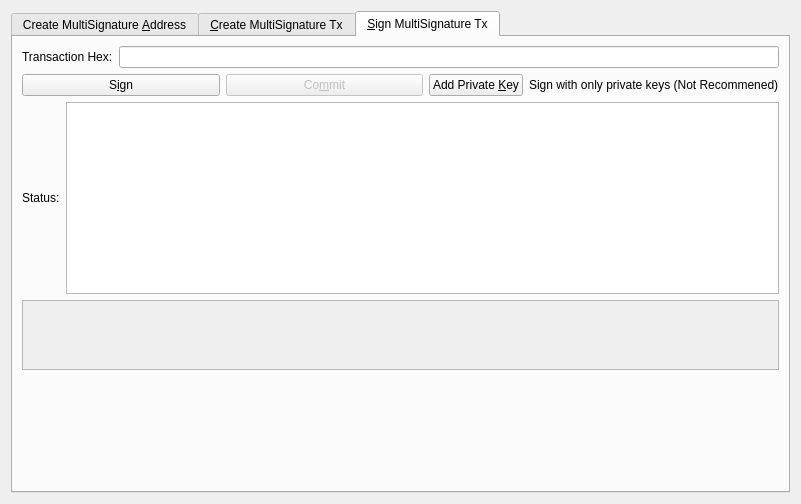
<?xml version="1.0" encoding="UTF-8"?>
<ui version="4.0">
 <class>MultisigDialog</class>
 <widget class="QDialog" name="MultisigDialog">
  <property name="geometry">
   <rect>
    <x>0</x>
    <y>0</y>
    <width>801</width>
    <height>504</height>
   </rect>
  </property>
  <property name="sizePolicy">
   <sizepolicy hsizetype="Fixed" vsizetype="Fixed">
    <horstretch>0</horstretch>
    <verstretch>0</verstretch>
   </sizepolicy>
  </property>
  <property name="windowTitle">
   <string>Multisignature Address Interactions</string>
  </property>
  <layout class="QVBoxLayout" name="verticalLayout_8">
   <item>
    <widget class="QTabWidget" name="multisigTabWidget">
     <property name="styleSheet">
      <string notr="true">QScrollArea{border: 1px solid #5b4c7c;}
QFrame{background-color:#f2f0f0;}
QLabel{background-color:#ffffff;}
QFrame &gt; QLabel{background-color:#f2f0f0;}</string>
     </property>
     <property name="currentIndex">
      <number>2</number>
     </property>
     <widget class="QWidget" name="addMultisigTab">
      <property name="sizePolicy">
       <sizepolicy hsizetype="Minimum" vsizetype="Minimum">
        <horstretch>0</horstretch>
        <verstretch>0</verstretch>
       </sizepolicy>
      </property>
      <attribute name="title">
       <string>Create MultiSignature &amp;Address</string>
      </attribute>
      <layout class="QVBoxLayout" name="verticalLayout">
       <item>
        <layout class="QHBoxLayout" name="enterMLayout">
         <item>
          <widget class="QSpinBox" name="enterMSpinbox">
           <property name="sizePolicy">
            <sizepolicy hsizetype="Fixed" vsizetype="Fixed">
             <horstretch>0</horstretch>
             <verstretch>0</verstretch>
            </sizepolicy>
           </property>
           <property name="toolTip">
            <string>How many people must sign to verify a transaction</string>
           </property>
           <property name="minimum">
            <number>1</number>
           </property>
           <property name="maximum">
            <number>16</number>
           </property>
           <property name="value">
            <number>1</number>
           </property>
          </widget>
         </item>
         <item>
          <widget class="QLabel" name="enterMLabel">
           <property name="text">
            <string>Enter the minimum number of signatures required to sign transactions</string>
           </property>
          </widget>
         </item>
        </layout>
       </item>
       <item>
        <layout class="QHBoxLayout" name="addressLabelLayout">
         <item>
          <widget class="QLabel" name="addressLableLabel">
           <property name="text">
            <string>Address Label:</string>
           </property>
          </widget>
         </item>
         <item>
          <widget class="QLineEdit" name="multisigAddressLabel"/>
         </item>
        </layout>
       </item>
       <item>
        <layout class="QHBoxLayout" name="addAddressLayout">
         <item>
          <widget class="QPushButton" name="addAddressButton">
           <property name="toolTip">
            <string>Add another address that could sign to verify a transaction from the multisig address.</string>
           </property>
           <property name="text">
            <string>&amp;Add Address / Key</string>
           </property>
           <property name="icon">
            <iconset resource="../pivx.qrc">
             <normaloff>:/icons/add</normaloff>:/icons/add</iconset>
           </property>
           <property name="autoDefault">
            <bool>false</bool>
           </property>
          </widget>
         </item>
         <item>
          <widget class="QLabel" name="addAddressLabel">
           <property name="sizePolicy">
            <sizepolicy hsizetype="Preferred" vsizetype="Fixed">
             <horstretch>0</horstretch>
             <verstretch>0</verstretch>
            </sizepolicy>
           </property>
           <property name="text">
            <string>Local addresses or public keys that can sign:</string>
           </property>
          </widget>
         </item>
         <item>
          <spacer name="addAddressSpacer_2">
           <property name="orientation">
            <enum>Qt::Horizontal</enum>
           </property>
           <property name="sizeHint" stdset="0">
            <size>
             <width>40</width>
             <height>10</height>
            </size>
           </property>
          </spacer>
         </item>
        </layout>
       </item>
       <item>
        <widget class="QScrollArea" name="addAddressScrollArea">
         <property name="sizePolicy">
          <sizepolicy hsizetype="Preferred" vsizetype="Expanding">
           <horstretch>0</horstretch>
           <verstretch>0</verstretch>
          </sizepolicy>
         </property>
         <property name="widgetResizable">
          <bool>true</bool>
         </property>
         <widget class="QWidget" name="addAddressWidget">
          <property name="geometry">
           <rect>
            <x>0</x>
            <y>0</y>
            <width>759</width>
            <height>165</height>
           </rect>
          </property>
          <layout class="QVBoxLayout" name="verticalLayout_5">
           <item>
            <layout class="QVBoxLayout" name="addressList"/>
           </item>
           <item>
            <spacer name="verticalSpacer">
             <property name="orientation">
              <enum>Qt::Vertical</enum>
             </property>
             <property name="sizeHint" stdset="0">
              <size>
               <width>20</width>
               <height>40</height>
              </size>
             </property>
            </spacer>
           </item>
          </layout>
         </widget>
        </widget>
       </item>
       <item>
        <layout class="QHBoxLayout" name="addMultisigLayout">
         <item>
          <widget class="QPushButton" name="addMultisigButton">
           <property name="sizePolicy">
            <sizepolicy hsizetype="Preferred" vsizetype="Fixed">
             <horstretch>0</horstretch>
             <verstretch>0</verstretch>
            </sizepolicy>
           </property>
           <property name="toolTip">
            <string>Create a new multisig address</string>
           </property>
           <property name="toolTipDuration">
            <number>-3</number>
           </property>
           <property name="text">
            <string>C&amp;reate</string>
           </property>
           <property name="icon">
            <iconset resource="../pivx.qrc">
             <normaloff>:/icons/filesave</normaloff>:/icons/filesave</iconset>
           </property>
           <property name="autoDefault">
            <bool>false</bool>
           </property>
          </widget>
         </item>
         <item>
          <widget class="QLabel" name="label">
           <property name="text">
            <string>Status:</string>
           </property>
          </widget>
         </item>
         <item>
          <widget class="QTextEdit" name="addMultisigStatus">
           <property name="sizePolicy">
            <sizepolicy hsizetype="Expanding" vsizetype="Fixed">
             <horstretch>0</horstretch>
             <verstretch>0</verstretch>
            </sizepolicy>
           </property>
           <property name="maximumSize">
            <size>
             <width>16777215</width>
             <height>75</height>
            </size>
           </property>
           <property name="readOnly">
            <bool>true</bool>
           </property>
           <property name="textInteractionFlags">
            <set>Qt::TextSelectableByKeyboard|Qt::TextSelectableByMouse</set>
           </property>
          </widget>
         </item>
        </layout>
       </item>
       <item>
        <widget class="QLabel" name="label_2">
         <property name="sizePolicy">
          <sizepolicy hsizetype="Preferred" vsizetype="Preferred">
           <horstretch>0</horstretch>
           <verstretch>0</verstretch>
          </sizepolicy>
         </property>
         <property name="text">
          <string>Use below to quickly import an address by its redeem. Don't forget to add a label before clicking import!
Keep in mind, the wallet will rescan the blockchain to find transactions containing the new address.
Please be patient after clicking import.</string>
         </property>
         <property name="scaledContents">
          <bool>false</bool>
         </property>
         <property name="wordWrap">
          <bool>true</bool>
         </property>
        </widget>
       </item>
       <item>
        <layout class="QHBoxLayout" name="importLayout">
         <item>
          <widget class="QPushButton" name="importAddressButton">
           <property name="sizePolicy">
            <sizepolicy hsizetype="Fixed" vsizetype="Fixed">
             <horstretch>0</horstretch>
             <verstretch>0</verstretch>
            </sizepolicy>
           </property>
           <property name="text">
            <string>&amp;Import Redeem</string>
           </property>
           <property name="icon">
            <iconset resource="../pivx.qrc">
             <normaloff>:/icons/receiving_addresses_dark</normaloff>:/icons/receiving_addresses_dark</iconset>
           </property>
          </widget>
         </item>
         <item>
          <widget class="QLineEdit" name="importRedeem">
           <property name="sizePolicy">
            <sizepolicy hsizetype="Preferred" vsizetype="Fixed">
             <horstretch>0</horstretch>
             <verstretch>0</verstretch>
            </sizepolicy>
           </property>
          </widget>
         </item>
        </layout>
       </item>
      </layout>
     </widget>
     <widget class="QWidget" name="createTransactionTab">
      <attribute name="title">
       <string>&amp;Create MultiSignature Tx</string>
      </attribute>
      <layout class="QVBoxLayout" name="verticalLayout_3">
       <item>
        <layout class="QHBoxLayout" name="horizontalLayout_2">
         <item>
          <layout class="QVBoxLayout" name="createTxLayout">
           <item>
            <layout class="QHBoxLayout" name="addTxInputLayout">
             <item>
              <widget class="QLabel" name="addTxInputLabel">
               <property name="sizePolicy">
                <sizepolicy hsizetype="Fixed" vsizetype="Preferred">
                 <horstretch>0</horstretch>
                 <verstretch>0</verstretch>
                </sizepolicy>
               </property>
               <property name="text">
                <string>Inputs:</string>
               </property>
              </widget>
             </item>
             <item>
              <widget class="QPushButton" name="pushButtonCoinControl">
               <property name="sizePolicy">
                <sizepolicy hsizetype="Preferred" vsizetype="Fixed">
                 <horstretch>0</horstretch>
                 <verstretch>0</verstretch>
                </sizepolicy>
               </property>
               <property name="text">
                <string>Coin Control</string>
               </property>
              </widget>
             </item>
             <item>
              <layout class="QFormLayout" name="formLayout_2">
               <property name="rightMargin">
                <number>10</number>
               </property>
               <item row="0" column="0">
                <widget class="QLabel" name="labelQuantity">
                 <property name="text">
                  <string>Quantity Selected:</string>
                 </property>
                </widget>
               </item>
               <item row="0" column="1">
                <widget class="QLabel" name="labelQuantity_int">
                 <property name="text">
                  <string>0</string>
                 </property>
                </widget>
               </item>
               <item row="1" column="0">
                <widget class="QLabel" name="labelAmount">
                 <property name="text">
                  <string>Amount:</string>
                 </property>
                </widget>
               </item>
               <item row="1" column="1">
                <widget class="QLabel" name="labelAmount_int">
                 <property name="text">
                  <string>0</string>
                 </property>
                </widget>
               </item>
              </layout>
             </item>
             <item>
              <widget class="QPushButton" name="addInputButton">
               <property name="sizePolicy">
                <sizepolicy hsizetype="Preferred" vsizetype="Fixed">
                 <horstretch>0</horstretch>
                 <verstretch>0</verstretch>
                </sizepolicy>
               </property>
               <property name="toolTip">
                <string>Add an input to fund the outputs</string>
               </property>
               <property name="text">
                <string>Add a Raw Input</string>
               </property>
               <property name="icon">
                <iconset resource="../pivx.qrc">
                 <normaloff>:/css/default</normaloff>:/css/default</iconset>
               </property>
              </widget>
             </item>
            </layout>
           </item>
           <item>
            <widget class="QScrollArea" name="txInputsScrollArea">
             <property name="sizePolicy">
              <sizepolicy hsizetype="Preferred" vsizetype="Expanding">
               <horstretch>0</horstretch>
               <verstretch>0</verstretch>
              </sizepolicy>
             </property>
             <property name="widgetResizable">
              <bool>true</bool>
             </property>
             <widget class="QWidget" name="txInputsWidget">
              <property name="geometry">
               <rect>
                <x>0</x>
                <y>0</y>
                <width>747</width>
                <height>70</height>
               </rect>
              </property>
              <layout class="QVBoxLayout" name="verticalLayout_7">
               <item>
                <layout class="QVBoxLayout" name="inputsList"/>
               </item>
               <item>
                <spacer name="txInputsSpacer">
                 <property name="orientation">
                  <enum>Qt::Vertical</enum>
                 </property>
                 <property name="sizeHint" stdset="0">
                  <size>
                   <width>20</width>
                   <height>40</height>
                  </size>
                 </property>
                </spacer>
               </item>
              </layout>
             </widget>
            </widget>
           </item>
           <item>
            <layout class="QHBoxLayout" name="addDestinationLayout">
             <item>
              <widget class="QLabel" name="addDestinationLabel">
               <property name="text">
                <string>Address / Amount:</string>
               </property>
              </widget>
             </item>
             <item>
              <widget class="QPushButton" name="addDestinationButton">
               <property name="sizePolicy">
                <sizepolicy hsizetype="Fixed" vsizetype="Fixed">
                 <horstretch>0</horstretch>
                 <verstretch>0</verstretch>
                </sizepolicy>
               </property>
               <property name="toolTip">
                <string>Add destinations to send PIV to</string>
               </property>
               <property name="text">
                <string>Add &amp;Destination</string>
               </property>
               <property name="icon">
                <iconset resource="../pivx.qrc">
                 <normaloff>:/icons/add</normaloff>:/icons/add</iconset>
               </property>
              </widget>
             </item>
             <item>
              <spacer name="addDestinationHorizontalSpacer">
               <property name="orientation">
                <enum>Qt::Horizontal</enum>
               </property>
               <property name="sizeHint" stdset="0">
                <size>
                 <width>40</width>
                 <height>20</height>
                </size>
               </property>
              </spacer>
             </item>
            </layout>
           </item>
           <item>
            <widget class="QScrollArea" name="destionationsScrollArea">
             <property name="sizePolicy">
              <sizepolicy hsizetype="Expanding" vsizetype="Expanding">
               <horstretch>0</horstretch>
               <verstretch>0</verstretch>
              </sizepolicy>
             </property>
             <property name="widgetResizable">
              <bool>true</bool>
             </property>
             <widget class="QWidget" name="destinationsScrollAreaContents">
              <property name="geometry">
               <rect>
                <x>0</x>
                <y>0</y>
                <width>747</width>
                <height>70</height>
               </rect>
              </property>
              <layout class="QVBoxLayout" name="verticalLayout_11">
               <item>
                <layout class="QVBoxLayout" name="destinationsList"/>
               </item>
               <item>
                <spacer name="destinationsSpacer">
                 <property name="orientation">
                  <enum>Qt::Vertical</enum>
                 </property>
                 <property name="sizeHint" stdset="0">
                  <size>
                   <width>20</width>
                   <height>20</height>
                  </size>
                 </property>
                </spacer>
               </item>
              </layout>
             </widget>
            </widget>
           </item>
           <item>
            <layout class="QHBoxLayout" name="horizontalLayout_4">
             <item>
              <widget class="QPushButton" name="createButton">
               <property name="sizePolicy">
                <sizepolicy hsizetype="Fixed" vsizetype="Fixed">
                 <horstretch>0</horstretch>
                 <verstretch>0</verstretch>
                </sizepolicy>
               </property>
               <property name="minimumSize">
                <size>
                 <width>150</width>
                 <height>0</height>
                </size>
               </property>
               <property name="toolTip">
                <string>Create a transaction object using the given inputs to the given outputs</string>
               </property>
               <property name="text">
                <string>Cr&amp;eate</string>
               </property>
               <property name="icon">
                <iconset resource="../pivx.qrc">
                 <normaloff>:/icons/export</normaloff>:/icons/export</iconset>
               </property>
               <property name="autoDefault">
                <bool>false</bool>
               </property>
               <property name="default">
                <bool>true</bool>
               </property>
              </widget>
             </item>
             <item>
              <widget class="QLabel" name="createButtonLabel">
               <property name="sizePolicy">
                <sizepolicy hsizetype="Fixed" vsizetype="Preferred">
                 <horstretch>0</horstretch>
                 <verstretch>0</verstretch>
                </sizepolicy>
               </property>
               <property name="text">
                <string>Status:</string>
               </property>
               <property name="alignment">
                <set>Qt::AlignRight|Qt::AlignTrailing|Qt::AlignVCenter</set>
               </property>
              </widget>
             </item>
             <item>
              <widget class="QTextEdit" name="createButtonStatus">
               <property name="sizePolicy">
                <sizepolicy hsizetype="Expanding" vsizetype="Minimum">
                 <horstretch>0</horstretch>
                 <verstretch>0</verstretch>
                </sizepolicy>
               </property>
               <property name="maximumSize">
                <size>
                 <width>16777215</width>
                 <height>16777215</height>
                </size>
               </property>
               <property name="readOnly">
                <bool>true</bool>
               </property>
               <property name="html">
                <string>&lt;!DOCTYPE HTML PUBLIC &quot;-//W3C//DTD HTML 4.0//EN&quot; &quot;http://www.w3.org/TR/REC-html40/strict.dtd&quot;&gt;
&lt;html&gt;&lt;head&gt;&lt;meta name=&quot;qrichtext&quot; content=&quot;1&quot; /&gt;&lt;style type=&quot;text/css&quot;&gt;
p, li { white-space: pre-wrap; }
&lt;/style&gt;&lt;/head&gt;&lt;body style=&quot; font-family:'Noto Sans'; font-size:9pt; font-weight:400; font-style:normal;&quot;&gt;
&lt;p style=&quot;-qt-paragraph-type:empty; margin-top:0px; margin-bottom:0px; margin-left:0px; margin-right:0px; -qt-block-indent:0; text-indent:0px;&quot;&gt;&lt;br /&gt;&lt;/p&gt;&lt;/body&gt;&lt;/html&gt;</string>
               </property>
              </widget>
             </item>
            </layout>
           </item>
          </layout>
         </item>
         <item>
          <layout class="QHBoxLayout" name="horizontalLayout_3"/>
         </item>
        </layout>
       </item>
      </layout>
     </widget>
     <widget class="QWidget" name="signMultisigTransaction">
      <property name="styleSheet">
       <string notr="true">txScrollArea:{
	border: 1px solid #5b4c7c;
}
keyScrollArea:{
	border: 1px solid #5b4c7c;
}
txScrollArea:{
	border: 1px solid #5b4c7c;
}</string>
      </property>
      <attribute name="title">
       <string>&amp;Sign MultiSignature Tx</string>
      </attribute>
      <layout class="QVBoxLayout" name="verticalLayout_4">
       <item>
        <layout class="QHBoxLayout" name="transactionHexLayout">
         <item>
          <widget class="QLabel" name="transactionHexLabel">
           <property name="text">
            <string>Transaction Hex:</string>
           </property>
          </widget>
         </item>
         <item>
          <widget class="QLineEdit" name="transactionHex">
           <property name="toolTip">
            <string/>
           </property>
          </widget>
         </item>
        </layout>
       </item>
       <item>
        <layout class="QHBoxLayout" name="horizontalLayout">
         <item>
          <layout class="QVBoxLayout" name="verticalLayout_2">
           <item>
            <layout class="QHBoxLayout" name="horizontalLayout_7">
             <item>
              <widget class="QPushButton" name="signButton">
               <property name="sizePolicy">
                <sizepolicy hsizetype="Preferred" vsizetype="Fixed">
                 <horstretch>0</horstretch>
                 <verstretch>0</verstretch>
                </sizepolicy>
               </property>
               <property name="minimumSize">
                <size>
                 <width>150</width>
                 <height>0</height>
                </size>
               </property>
               <property name="toolTip">
                <string>Sign the transaction from this wallet or from provided private keys</string>
               </property>
               <property name="text">
                <string>S&amp;ign</string>
               </property>
               <property name="icon">
                <iconset resource="../pivx.qrc">
                 <normaloff>:/icons/edit</normaloff>:/icons/edit</iconset>
               </property>
               <property name="autoDefault">
                <bool>false</bool>
               </property>
               <property name="default">
                <bool>true</bool>
               </property>
              </widget>
             </item>
             <item>
              <widget class="QPushButton" name="commitButton">
               <property name="enabled">
                <bool>false</bool>
               </property>
               <property name="sizePolicy">
                <sizepolicy hsizetype="Preferred" vsizetype="Fixed">
                 <horstretch>0</horstretch>
                 <verstretch>0</verstretch>
                </sizepolicy>
               </property>
               <property name="toolTip">
                <string>&lt;html&gt;&lt;head/&gt;&lt;body&gt;&lt;p&gt;DISABLED until transaction has been signed enough times.&lt;/p&gt;&lt;/body&gt;&lt;/html&gt;</string>
               </property>
               <property name="autoFillBackground">
                <bool>false</bool>
               </property>
               <property name="text">
                <string>Co&amp;mmit</string>
               </property>
               <property name="icon">
                <iconset resource="../pivx.qrc">
                 <normaloff>:/icons/send_dark</normaloff>:/icons/send_dark</iconset>
               </property>
               <property name="autoDefault">
                <bool>true</bool>
               </property>
              </widget>
             </item>
             <item>
              <layout class="QHBoxLayout" name="addPrivKeyLayout">
               <item>
                <widget class="QPushButton" name="addPrivKeyButton">
                 <property name="sizePolicy">
                  <sizepolicy hsizetype="Fixed" vsizetype="Fixed">
                   <horstretch>0</horstretch>
                   <verstretch>0</verstretch>
                  </sizepolicy>
                 </property>
                 <property name="toolTip">
                  <string>Add private keys to sign the transaction with</string>
                 </property>
                 <property name="text">
                  <string>Add Private &amp;Key</string>
                 </property>
                 <property name="icon">
                  <iconset resource="../pivx.qrc">
                   <normaloff>:/icons/add</normaloff>:/icons/add</iconset>
                 </property>
                </widget>
               </item>
               <item>
                <widget class="QLabel" name="addPrivKeyLabel">
                 <property name="text">
                  <string>Sign with only private keys (Not Recommened)</string>
                 </property>
                </widget>
               </item>
              </layout>
             </item>
            </layout>
           </item>
           <item>
            <layout class="QHBoxLayout" name="horizontalLayout_5">
             <item>
              <widget class="QLabel" name="signButtonStatusLabel">
               <property name="text">
                <string>Status:</string>
               </property>
              </widget>
             </item>
             <item>
              <widget class="QTextEdit" name="signButtonStatus">
               <property name="sizePolicy">
                <sizepolicy hsizetype="Expanding" vsizetype="Preferred">
                 <horstretch>0</horstretch>
                 <verstretch>0</verstretch>
                </sizepolicy>
               </property>
               <property name="maximumSize">
                <size>
                 <width>16777215</width>
                 <height>16777215</height>
                </size>
               </property>
               <property name="verticalScrollBarPolicy">
                <enum>Qt::ScrollBarAsNeeded</enum>
               </property>
               <property name="readOnly">
                <bool>true</bool>
               </property>
               <property name="textInteractionFlags">
                <set>Qt::TextSelectableByKeyboard|Qt::TextSelectableByMouse</set>
               </property>
              </widget>
             </item>
            </layout>
           </item>
           <item>
            <widget class="QScrollArea" name="keyScrollArea">
             <property name="sizePolicy">
              <sizepolicy hsizetype="Expanding" vsizetype="Expanding">
               <horstretch>0</horstretch>
               <verstretch>0</verstretch>
              </sizepolicy>
             </property>
             <property name="widgetResizable">
              <bool>true</bool>
             </property>
             <widget class="QWidget" name="keyScrollAreaContents">
              <property name="geometry">
               <rect>
                <x>0</x>
                <y>0</y>
                <width>755</width>
                <height>68</height>
               </rect>
              </property>
              <layout class="QVBoxLayout" name="verticalLayout_9">
               <item>
                <layout class="QVBoxLayout" name="keyList"/>
               </item>
               <item>
                <spacer name="keySpacer">
                 <property name="orientation">
                  <enum>Qt::Vertical</enum>
                 </property>
                 <property name="sizeHint" stdset="0">
                  <size>
                   <width>20</width>
                   <height>40</height>
                  </size>
                 </property>
                </spacer>
               </item>
              </layout>
             </widget>
            </widget>
           </item>
          </layout>
         </item>
        </layout>
       </item>
       <item>
        <spacer name="verticalSpacer_2">
         <property name="orientation">
          <enum>Qt::Vertical</enum>
         </property>
         <property name="sizeHint" stdset="0">
          <size>
           <width>20</width>
           <height>40</height>
          </size>
         </property>
        </spacer>
       </item>
      </layout>
     </widget>
    </widget>
   </item>
  </layout>
 </widget>
 <resources>
  <include location="../pivx.qrc"/>
 </resources>
 <connections/>
</ui>
